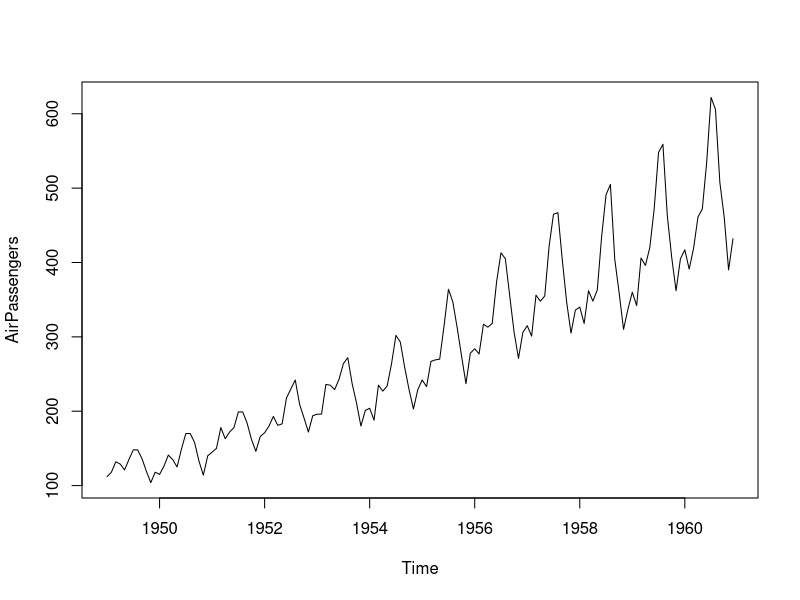
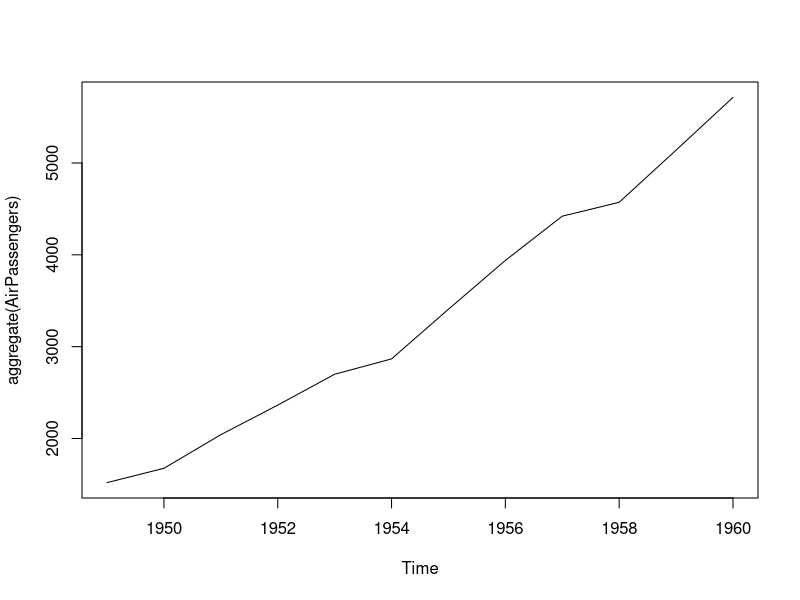
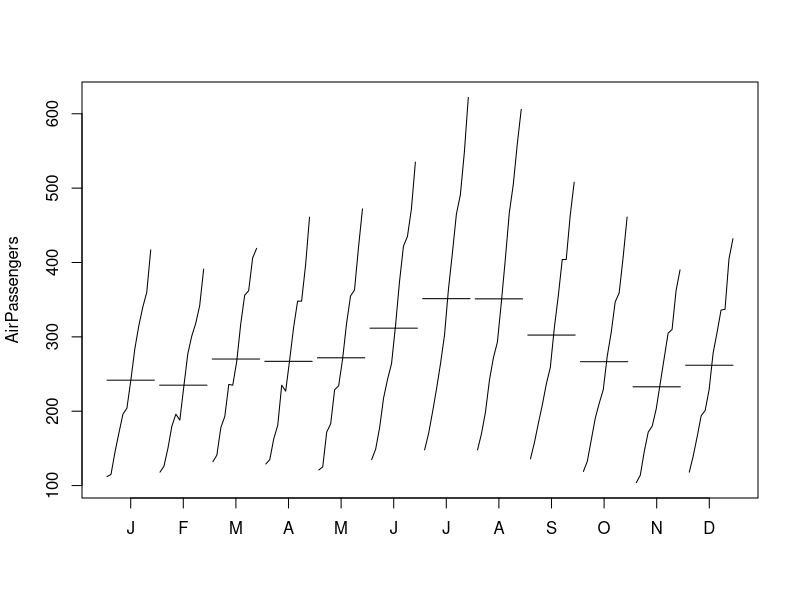
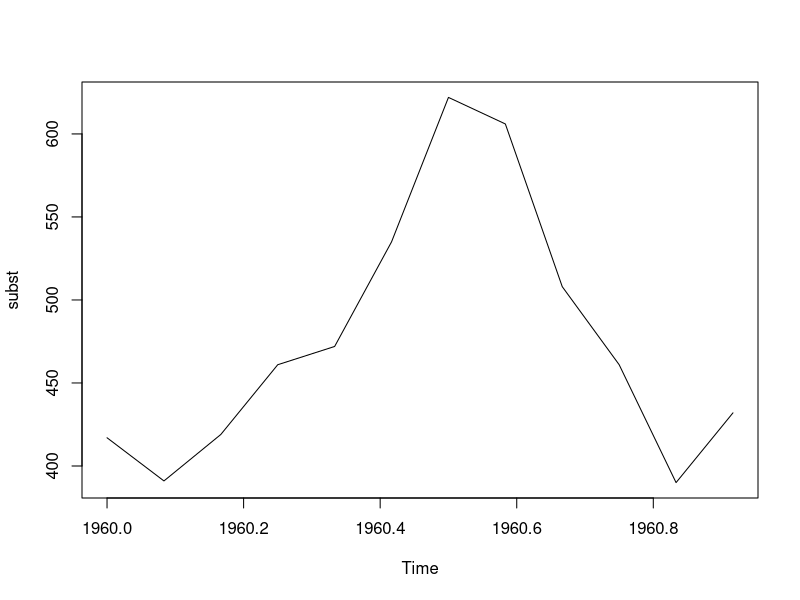
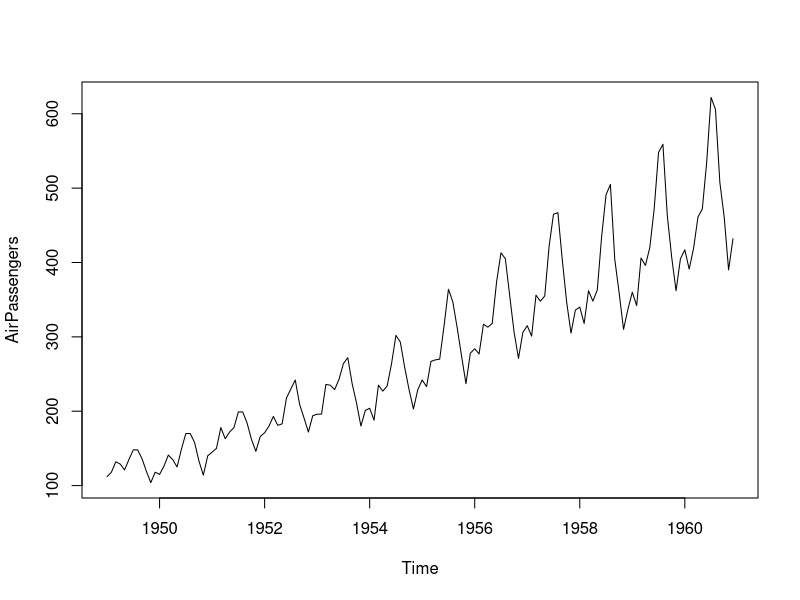
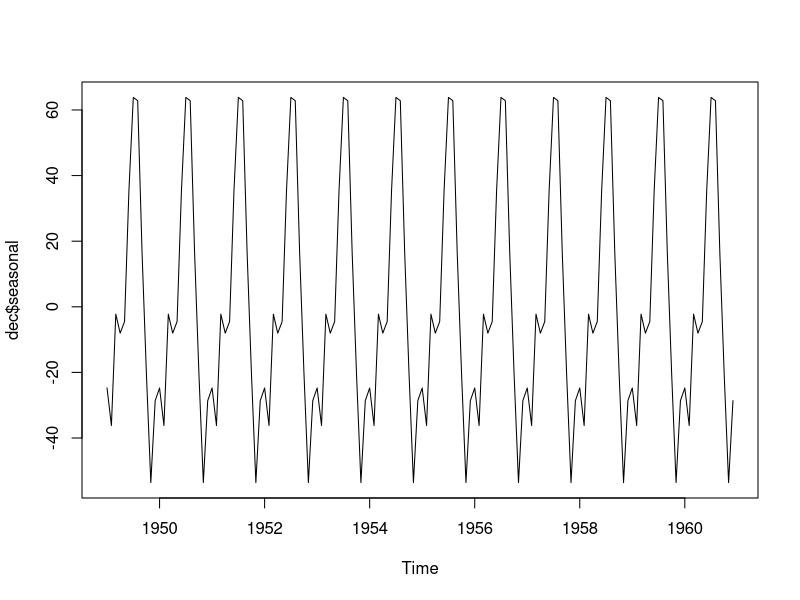
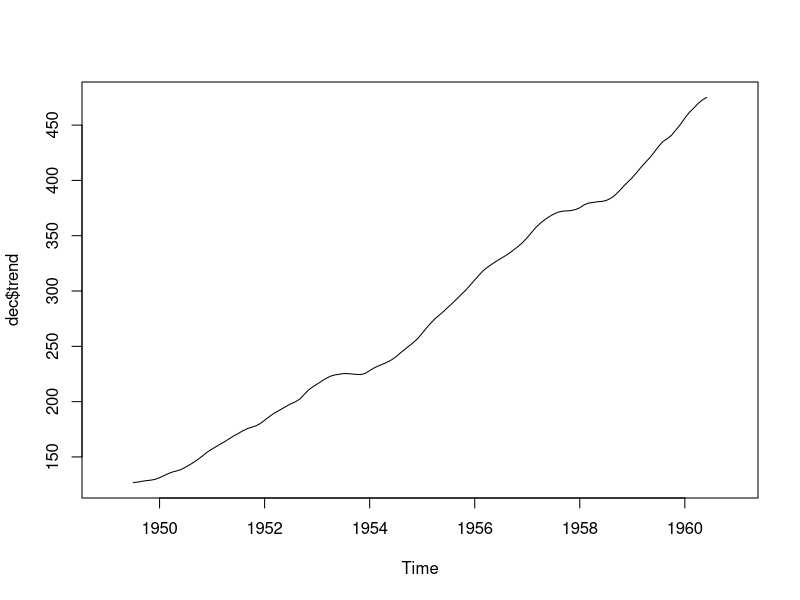
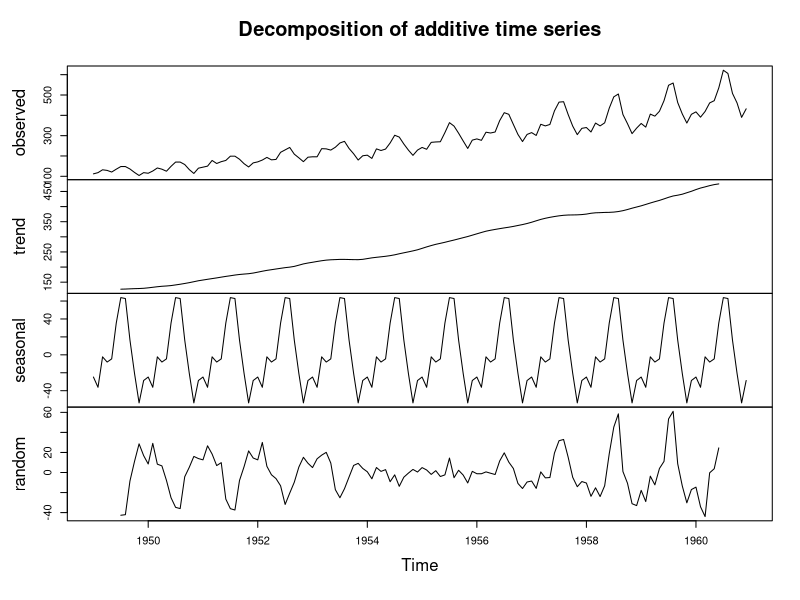

Source code (R) for these figures, in order:
#
# Udemy - Formação Cientista de Dados
#
# Seção 05 - Series Temporais
#


# Estudo de variável contínua ao longo do tempo
# Coleta de forma regular
# Intervalo sempre o mesmo (segundos, dias, horas, semanas, ...)

# Econometria, previsão do tempo, previsão financeira, ...
# Estacionárias e Não Estacionárias
# Estocática:- fator aleatório não explicável
# Determinística:-  explicada através de uma fórmula
# Componentes - Tendência, Sazonalidade, Aleatoriedade

AirPassengers
start(AirPassengers)
end(AirPassengers)
plot(AirPassengers)
plot(aggregate(AirPassengers))
monthplot(AirPassengers)
subst <- window(AirPassengers, start = c(1960,1), end=c(1960,12))
subst
plot(subst)

plot(AirPassengers)
dec = decompose(AirPassengers)
dec
dec$seasonal
dec$trend
dec$random
plot(dec$seasonal)
plot(dec$trend)
plot(dec)

# Previsão
AirPassengers
mean(AirPassengers)
window(AirPassengers, start=c(1960,1), end=c(1960,12))
mean(window(AirPassengers, start=c(1960,1), end=c(1960,12)))

install.packages("http://cran-r.c3sl.ufpr.br/src/contrib/RcppArmadillo_0.8.600.0.0.tar.gz")
install.packages("forecast")
library(forecast)

mediamovel <- ma(AirPassengers, order = 12)
mediamovel
previsao <- forecast(mediamovel, h=12)
previsao
plot(previsao)

arima <- auto.arima(AirPassengers)
arima
previsao <- forecast(arima, h=12)
previsao
plot(previsao)












